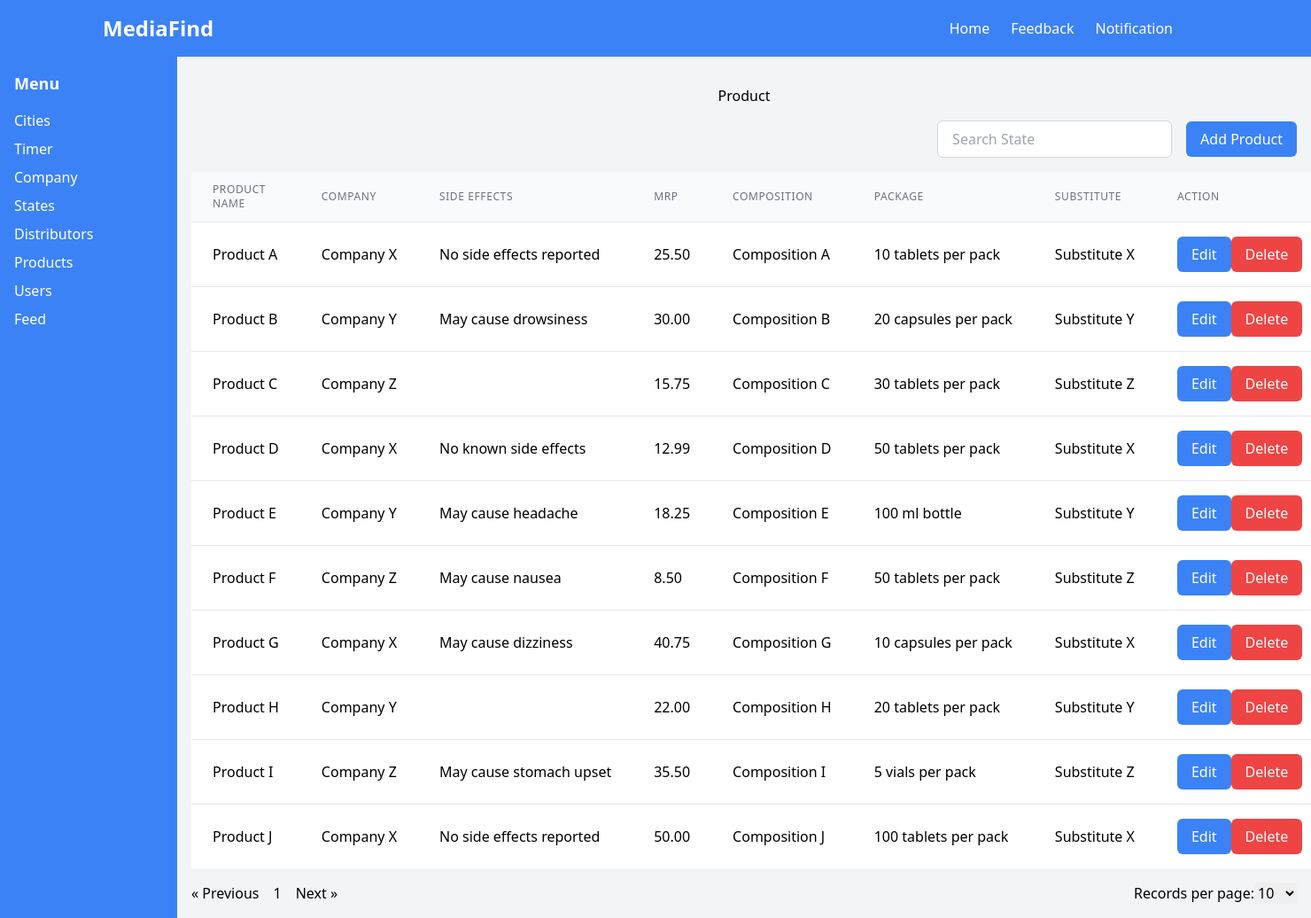
/php-with-mysql/pages/product/product.php, run on an earlier commit of the app's database.
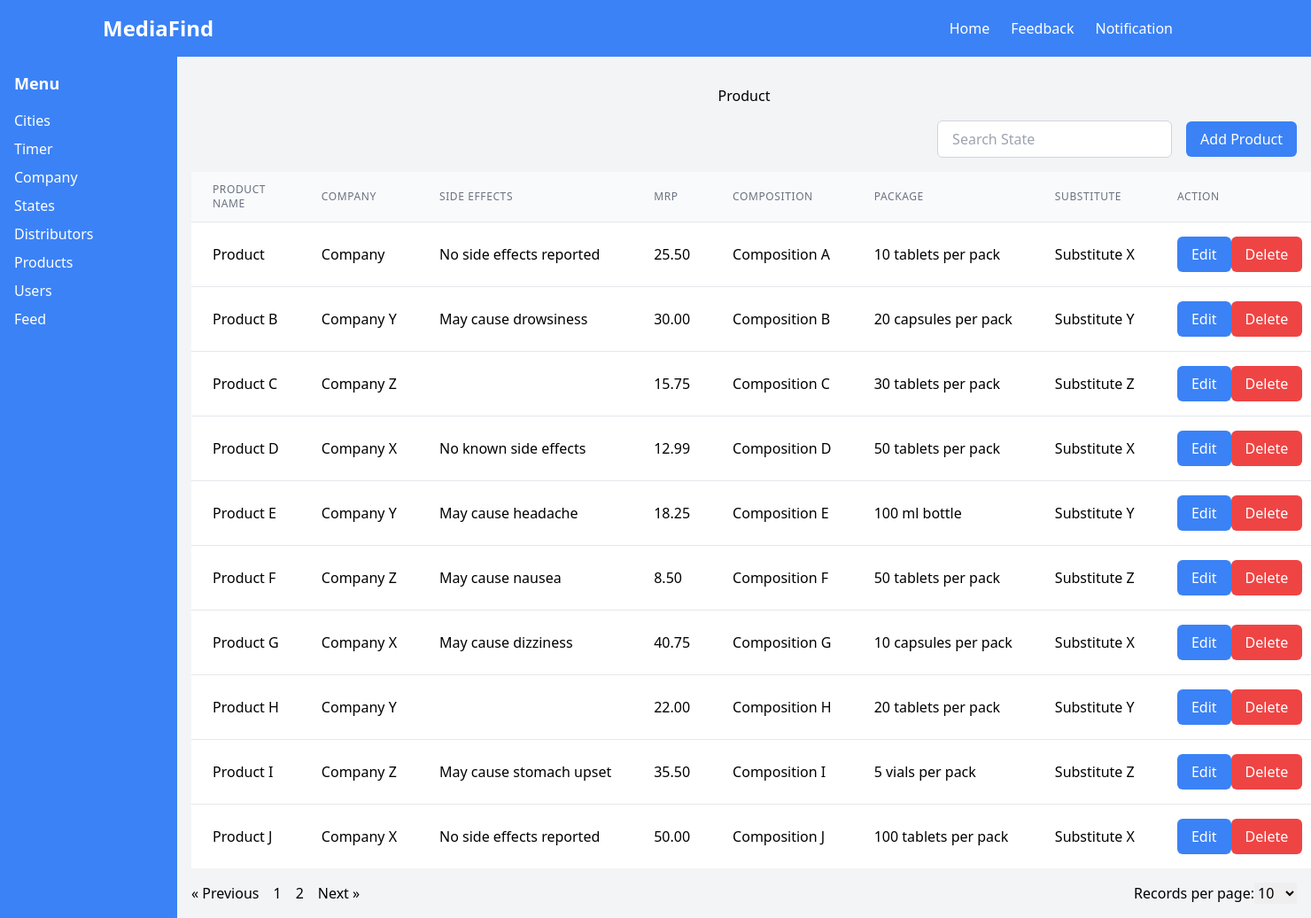
And on a later commit of the database.
### tables this page shows
CREATE TABLE `products` (
  `id` int(11) NOT NULL,
  `ProductName` varchar(255) DEFAULT NULL,
  `Company` varchar(255) DEFAULT NULL,
  `SideEffects` text DEFAULT NULL,
  `MRP` decimal(10,2) DEFAULT NULL,
  `Composition` varchar(255) DEFAULT NULL,
  `Package` varchar(255) DEFAULT NULL,
  `Substitute` varchar(255) DEFAULT NULL
);

### php-with-mysql/pages/product/fetch_product.php (the view, shortened to what this page needs)
<?php
include '../../shared/paginator.php';
include '../../db/db_connection.php';
mysqli_set_charset($conn, "utf8mb4");
$default_limit = 10;
$page = isset($_GET['page']) ? $_GET['page'] : 1;
$limit = isset($_GET['limit']) ? $_GET['limit'] : $default_limit;
$start = ($page - 1) * $limit;
if ($conn) {
    $count_sql = "SELECT COUNT(*) AS total FROM products";
    $count_result = mysqli_query($conn, $count_sql);
    $count_data = mysqli_fetch_assoc($count_result);
    $total_records = $count_data['total'];
    $total_pages = ceil($total_records / $limit);
    $sql = "SELECT * FROM products LIMIT $start, $limit";
    $result = mysqli_query($conn, $sql);
    echo '<table class="min-w-full divide-y divide-gray-200">';
    echo '<thead class="bg-gray-50">';
    echo '<tr>';
    echo '<th scope="col" class="px-6 py-3 text-left text-xs font-medium text-gray-500 uppercase tracking-wider">Product Name</th>';
    echo '<th scope="col" class="px-6 py-3 text-left text-xs font-medium text-gray-500 uppercase tracking-wider">Company</th>';
    echo '<th scope="col" class="px-6 py-3 text-left text-xs font-medium text-gray-500 uppercase tracking-wider">Side Effects</th>';
    echo '<th scope="col" class="px-6 py-3 text-left text-xs font-medium text-gray-500 uppercase tracking-wider">MRP</th>';
    echo '<th scope="col" class="px-6 py-3 text-left text-xs font-medium text-gray-500 uppercase tracking-wider">Composition</th>';
    echo '<th scope="col" class="px-6 py-3 text-left text-xs font-medium text-gray-500 uppercase tracking-wider">Package</th>';
    echo '<th scope="col" class="px-6 py-3 text-left text-xs font-medium text-gray-500 uppercase tracking-wider">Substitute</th>';
    echo '<th scope="col" class="px-6 py-3 text-left text-xs font-medium text-gray-500 uppercase tracking-wider">Action</th>';
    echo '</tr>';
    echo '</thead>';
    echo '<tbody class="bg-white divide-y divide-gray-200">';
    if ($result && mysqli_num_rows($result) > 0) {
        while ($row = mysqli_fetch_assoc($result)) {
            echo "<tr>";
            echo "<td class='px-6 py-4 whitespace-nowrap'>" . $row['ProductName'] . "</td>";
            echo "<td class='px-6 py-4 whitespace-nowrap'>" . $row['Company'] . "</td>";
            echo "<td class='px-6 py-4 whitespace-nowrap'>" . $row['SideEffects'] . "</td>";
            echo "<td class='px-6 py-4 whitespace-nowrap'>" . $row['MRP'] . "</td>";
            echo "<td class='px-6 py-4 whitespace-nowrap'>" . $row['Composition'] . "</td>";
            echo "<td class='px-6 py-4 whitespace-nowrap'>" . $row['Package'] . "</td>";
            echo "<td class='px-6 py-4 whitespace-nowrap'>" . $row['Substitute'] . "</td>";
            echo "<td class='px-6 py-4 whitespace-nowrap'>";
            echo "<button class='bg-blue-500 text-white px-4 py-2 rounded-md editBtn' data-id='{$row['id']}' data-product-name='{$row['ProductName']}' data-company='{$row['Company']}' data-side-effects='{$row['SideEffects']}' data-mrp='{$row['MRP']}' data-composition='{$row['Composition']}' data-package='{$row['Package']}' data-substitute='{$row['Substitute']}'>Edit</button>";
            echo "<button class='bg-red-500 text-white px-4 py-2 rounded-md deleteBtn'  data-delete-id='{$row['id']}'>Delete</button>";
            echo "</td>";
            echo "</tr>";
        }
    } else {
        echo "<tr><td colspan='8' class='text-center'>No products found</td></tr>";
    }
    echo '</tbody>';
    echo '</table>';
    echo generatePagination($total_pages, $page, $limit);
} else {
    die("Connection failed: " . mysqli_connect_error());
}
?>

### php-with-mysql/pages/product/product.php (shortened to what this page needs)
<!DOCTYPE html>
<html lang="en">
<head>
    <link href="https://cdn.jsdelivr.net/npm/tailwindcss@2.2.19/dist/tailwind.min.css" rel="stylesheet">
    <link href="../../assets/style.css" rel="stylesheet">
</head>
<body class="bg-gray-100">
    <?php include '../../shared/header.php'; ?>
    <div class="flex">
        <?php include '../../shared/side-menu.php'; ?>
        <div class="container mx-auto p-4">
            <div class="flex justify-center py-4">
                <h1 class="text-bold text-center">Product</h1>
            </div>
            <div class="flex justify-between items-center mb-4">
                <div class="flex items-center gap-2">
                    <input type="text" placeholder="Search State" class="border-gray-300 border rounded-md px-4 py-2 mr-2">
                    <button class="bg-blue-500 text-white px-4 py-2 rounded-md" id="openModal">Add Product</button>
                </div>
            </div>
            <?php include 'fetch_product.php'; ?>
        </div>
    </div>
</body>
</html>

### php-with-mysql/shared/header.php (shortened to what this page needs)
<header class="bg-blue-500 text-white py-4">
    <div class="container mx-auto flex items-center justify-between px-4">
        <h1 class="text-2xl font-bold">MediaFind</h1>
        <div class="flex gap-10">
            <nav>
                <ul class="flex space-x-6">
                    <li><a href="/pages/home.php" class="hover:text-gray-300">Home</a></li>
                    <li><a href="/pages/feedback/feedback.php" class="hover:text-gray-300">Feedback</a></li>
                    <li><a href="/pages/notification/notification.php" class="hover:text-gray-300">Notification</a></li>
                </ul>
            </nav>
        </div>
    </div>
</header>

### php-with-mysql/shared/side-menu.php
<aside class="bg-blue-500 text-white w-64 min-h-screen">
    <div class="p-4">
        <h2 class="text-lg font-bold mb-4">Menu</h2>
        <nav>
            <ul class="space-y-2">
                <li><a href="/pages/city/city.php" class="block hover:text-gray-300">Cities</a></li>
                <li><a href="/pages/timer/timer.php" class="block hover:text-gray-300">Timer</a></li>
                <li><a href="/pages/company/company.php" class="block hover:text-gray-300">Company</a></li>
                <li><a href="/pages/states/states.php" class="block hover:text-gray-300">States</a></li>
                <li><a href="/pages/distributors/distributors.php" class="block hover:text-gray-300">Distributors</a></li>
                <li><a href="/pages/product/product.php" class="block hover:text-gray-300">Products</a></li>
                <li><a href="/pages/users/user.php" class="block hover:text-gray-300">Users</a></li>
                <li><a href="/pages/company.php" class="block hover:text-gray-300">Feed</a></li>
            </ul>
        </nav>
    </div>
</aside>

### php-with-mysql/shared/paginator.php
<?php
function generatePagination($total_pages, $current_page, $limit)
{
    $paginationHTML = '<div class="flex justify-between mt-4">';
    $paginationHTML .= '<ul class="pagination flex gap-4">';
    if ($current_page > 1) {
        $paginationHTML .= '<li><a href="?page=' . ($current_page - 1) . '&limit=' . $limit . '" class="prevBtn">&laquo; Previous</a></li>';
    } else {
        $paginationHTML .= '<li class="disabled"><span>&laquo; Previous</span></li>';
    }
    for ($i = 1; $i <= $total_pages; $i++) {
        $paginationHTML .= '<li class="';
        if ($i == $current_page) {
            $paginationHTML .= 'active';
        }
        $paginationHTML .= '"><a href="?page=' . $i . '&limit=' . $limit . '">' . $i . '</a></li>';
    }
    if ($current_page < $total_pages) {
        $paginationHTML .= '<li><a href="?page=' . ($current_page + 1) . '&limit=' . $limit . '" class="nextBtn">Next &raquo;</a></li>';
    } else {
        $paginationHTML .= '<li class="disabled"><span>Next &raquo;</span></li>';
    }
    $paginationHTML .= '</ul>';
    $paginationHTML .= '<div class="ml-4">';
    $paginationHTML .= '<label for="limit">Records per page:</label>';
    $paginationHTML .= '<select id="limit" name="limit" onchange="changeLimit(this.value)">';
    $options = [5, 10, 25, 50, 100];
    foreach ($options as $option) {
        $paginationHTML .= '<option value="' . $option . '"';
        if ($limit == $option) {
            $paginationHTML .= ' selected';
        }
        $paginationHTML .= '>' . $option . '</option>';
    }
    $paginationHTML .= '</select>';
    $paginationHTML .= '</div>';
    $paginationHTML .= '</div>';
    return $paginationHTML;
}

What changed in the data, as far as the page shows it:
changed products "Composition A": ProductName "Product A" → "Product"; Company "Company X" → "Company"
Also different on the page:
new list line: "2"
